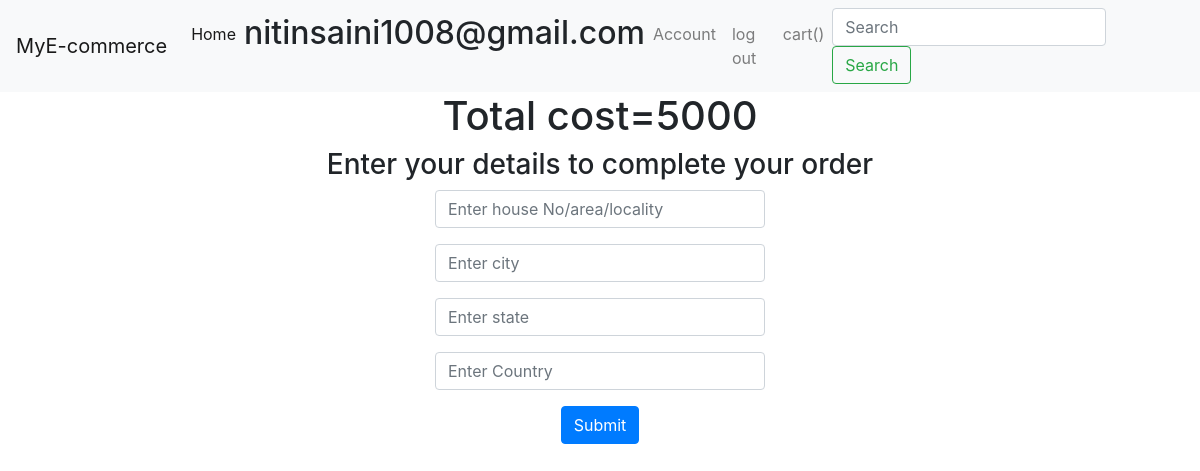
Page /pre_buy (signed in) on the earlier database version.
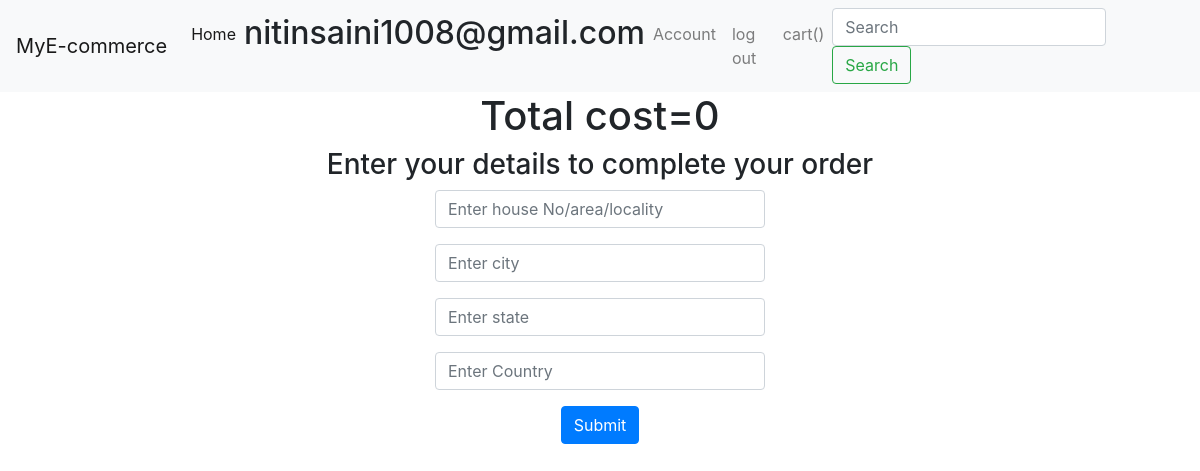
Same page on the later database version.
### pro/models.py (models this page shows)
class cart(models.Model):
	name=models.ForeignKey(User,on_delete=models.CASCADE, unique=True)
	cost=models.IntegerField()
	item=models.ManyToManyField(buyed)
	datetime=models.DateTimeField(auto_now_add=True)

### pro/views.py (the view, shortened to what this page needs)
# urls.py: path('pre_buy',views.pre_buy,name='pre_buy'),
@login_required
def pre_buy(request):
	c=cart.objects.get(name=request.user)
	return render(request,'pre_buy.html',{'c':c})

### templates/pre_buy.html (shortened to what this page needs)
<!doctype html>
<html lang="en">
  <head>
    <link rel="stylesheet" href="https://cdn.jsdelivr.net/npm/bootstrap@4.3.1/dist/css/bootstrap.min.css">
  </head>
  <body>
    <nav class="navbar navbar-expand-lg navbar-light bg-light">
  <a class="navbar-brand" href="/">MyE-commerce</a>
  <div class="collapse navbar-collapse" id="navbarSupportedContent">
    <ul class="navbar-nav mr-auto">
      <li class="nav-item active">
        <a class="nav-link" href="/">Home <span class="sr-only">(current)</span></a>
      </li>
      {% if user.is_authenticated %}
      <li class="nav-item">
        <h2>{{user.username}}</h2>
      </li>
      <li class="nav-item">
        <a class="nav-link" href="account">Account</a>
      </li>
      <li class="nav-item dropdown">
        <a class="nav-link" href="log_out">log out</a>
      </li>
      <li class="nav-item dropdown">
        <a class="nav-link" href="my_cart">cart({{l}})</a>
      </li>
      {% endif %}
    </ul>
    <form action="search_name" class="form-inline my-2 my-lg-0">
      <input name="search" class="form-control mr-sm-2" type="search" placeholder="Search" aria-label="Search">
      <button class="btn btn-outline-success my-2 my-sm-0" type="submit">Search</button>
    </form>
  </div>
</nav>
    <div style="text-align: center;">
		<h1>Total cost={{c.cost}}</h1>
		<h3>Enter your details to complete your order</h3>
    <div class="container" style="width: 30%;">
		<form method="post">
      <div class="form-group">
        <input type="text" name="address" class="form-control" aria-describedby="emailHelp" placeholder="Enter house No/area/locality" required>
      </div>
      <div class="form-group">
        <input type="text" name="city" class="form-control" aria-describedby="emailHelp" placeholder="Enter city" required>
      </div>
      <div class="form-group">
        <input type="text" name="state" class="form-control" aria-describedby="emailHelp" placeholder="Enter state" required>
      </div>
      <div class="form-group">
        <input type="text" name="country" class="form-control" aria-describedby="emailHelp" placeholder="Enter Country" required>
      </div>
			<input type="submit" class="btn btn-primary" name="submit">
		</form>
    </div>
	</div>
  </body>
</html>

Differences in the rows shown:
changed cart: cost "5000" → "0"
